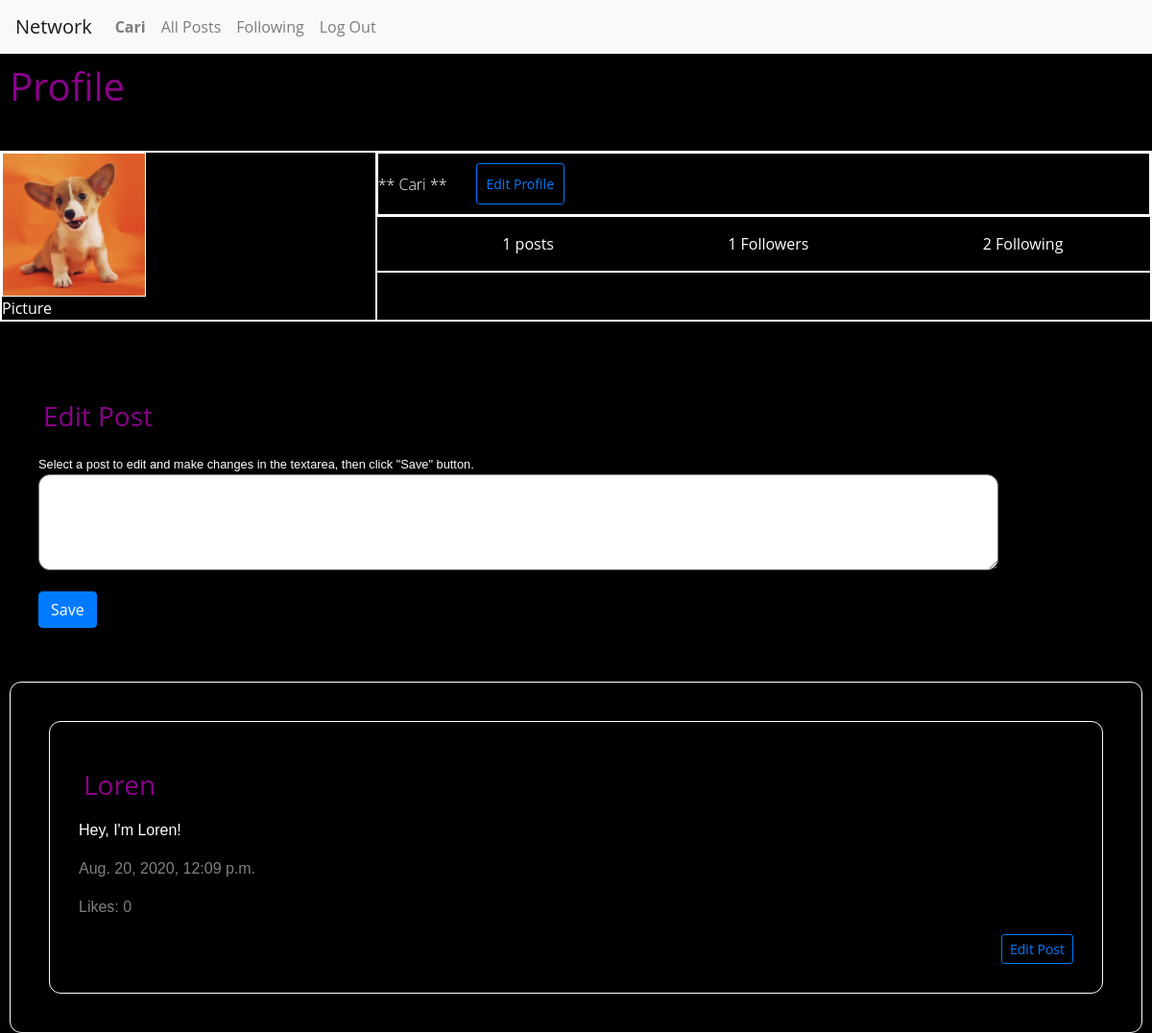
The app's page /profile/Loren (signed in), older data.
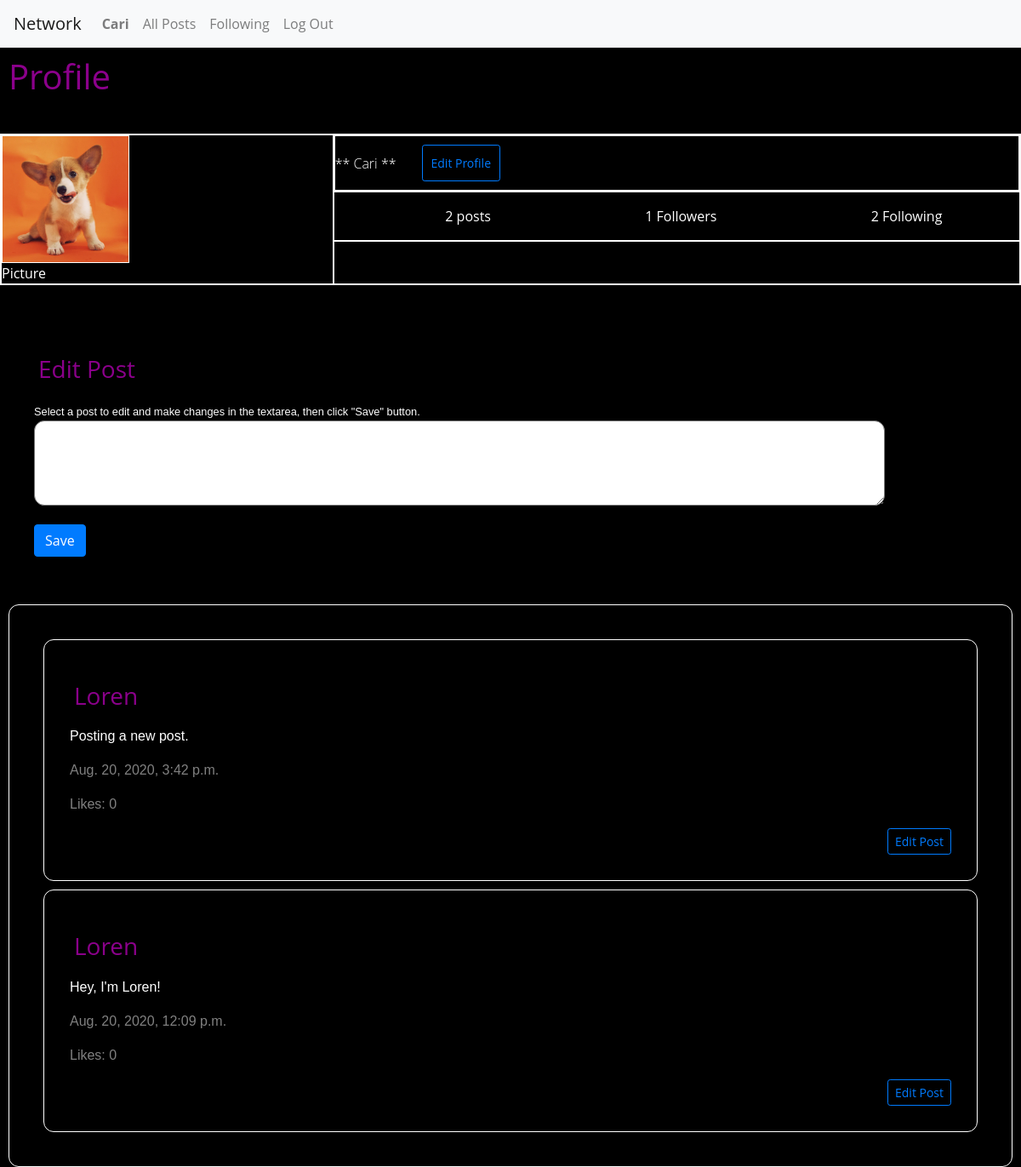
The same page, newer data.
### network/models.py (models this page shows, shortened)
class User(AbstractUser):
    pass

class Post(models.Model):
    username = models.ForeignKey(
        "User", default=1, on_delete=models.CASCADE, related_name="posts")
    content = models.TextField(blank=True)
    timestamp = models.DateTimeField(auto_now_add=True)
    likes = models.ManyToManyField(
        'User', default=None, blank=True, related_name='likes')

### network/views.py (the view)
# urls.py: path("profile/<str:username>", views.profile, name="profile"),
def profile(request, username):
    all_post = Post.objects.order_by("-timestamp").all()
    user = request.user
    profile_user = get_object_or_404(User, username=username)
    posts = Post.objects.filter(
        username=profile_user).order_by("-timestamp").all()
    post_list = len(posts)
    followers = Follow.objects.filter(follower=profile_user)
    followers_list = len(followers)
    following = Follow.objects.filter(following=profile_user)
    following_list = len(following)
    follows = Follow.objects.filter(
        following=user, follower=profile_user)
    return render(request, "network/profile.html", {
        "user": user,
        "userPost": posts,
        "followers": followers_list,
        "following": following_list,
        "posts_list": post_list,
        "follows": follows
    })

### network/templates/network/profile.html (shortened to what this page needs)
{% extends "network/layout.html" %}
{% load static %}
{% block body %}
    <h1 id="titleLink">Profile</h1>
    <hr>
     <header class="vtbgv">
     <div class="XjzKX">
     <img class="_4dMfM" src="{% static 'network/dog_2.png' %}">
     <span class="g47SY">Picture</span></div>
     <section class="zwlfE">
     <div class="nZSzR">
     <h2 class="_7UhW9  fKFbl  yUEEX  KV-D4  fDxYl">** {{ user }} **</h2>
     <div class="QzzMF Igw0E IwRSH eGOV_ ui_ht bPdm3">
     <button class="btn btn-sm btn-outline-primary" id="edit_profile">Edit Profile</button>
     </div>
     </div>
     <div class="nZSzR"></div>
     <ul class="k9GMp">
     <li class="Y8-fY">
     <span class="-nal3">
     <span class="g47SY">{{ posts_list }}</span>
      posts
     </span>
     </li>
     <li class="Y8-fY">
     <span class="-nal3">
     <span class="g47SY">{{ followers }}</span>
      Followers
     </span>
     </li>
     <li class="Y8-fY">
     <span class="-nal3">
     <span class="g47SY">{{ following }}</span>
      Following
     </span>
     </li>
     </ul>
     <div class="-vDIg"></div>
     </section>
     </header>
     <hr>
     <div class="compose-edit">
      <h3 id="titlePage"> Edit Post </h3>
      <small class="inputText">Select a post to edit and make changes in the textarea, then click "Save" button.</small>
        <form id="post-form" class="form-group" method="POST">
        <textarea id="content" class="form-group" type="text" name="content"></textarea>
        <br>
        <input id="post-button" type="submit" class="btn btn-primary" value="Save" name="save"/>
        </form>
     </div>
     <div id="post-view">
        <div id="post-table">
     {% for post in userPost %}
        <div class="compose-post" data-id="{{ post.id }}
        ">
            <h3 id="titlePage">{{ post.username }}</h3>
            <p class="inputText">{{ post.content }}</p>
            <p class="timeInfo">{{ post.timestamp }}</p>
            <p class="timeInfo"> Likes: 0 </p>
            <div class="follow_profile">
                <button class="btn btn-sm btn-outline-primary" id="edit_post" class="follow_profile" onclick="edit_post({{ post.id }})">Edit Post</button>
            </div>
        </div>
     {% endfor %}
      </div>
    </div>
{% endblock %}

### network/templates/network/layout.html (shortened to what this page needs)
{% load static %}
<!DOCTYPE html>
<html lang="en">
    <head>
        <link rel="stylesheet" href="https://stackpath.bootstrapcdn.com/bootstrap/4.4.1/css/bootstrap.min.css">
        <link href="{% static 'network/styles.css' %}" rel="stylesheet">
    </head>
    <body>
        <nav class="navbar navbar-expand-lg navbar-light bg-light">
            <a class="navbar-brand" href="{% url 'index' %}">Network</a>
            <div>
              <ul class="navbar-nav mr-auto">
                {% if user.is_authenticated %}
                    <li class="nav-item">
                        <a class="nav-link" href="{% url 'profile' user.username %}"><strong>{{ user.username }}</strong></a>
                    </li>
                {% endif %}
                <li class="nav-item">
                  <a class="nav-link" href="{% url 'posts' %}" id='all_post'>All Posts</a>
                </li>
                {% if user.is_authenticated %}
                    <li class="nav-item">
                        <a class="nav-link" href="{% url 'following' user.username %}" id='follow'>Following</a>
                    </li>
                    <li class="nav-item">
                        <a class="nav-link" href="{% url 'logout' %}">Log Out</a>
                    </li>
                {% endif %}
              </ul>
            </div>
          </nav>
        <div class="body">
            {% block body %}
            {% endblock %}
        </div>
    </body>
</html>

### network/static/network/styles.css (style rules this page uses)
* { box-sizing: border-box; }
body { font-family: "Open Sans", arial, sans-serif; margin: 10; height: 100vh; width: 100vw; color: #8b008b; background: #000000; }
textarea { min-height: 100px; min-width: 1000px; border-radius: 12px; }
h3 { margin: 0.5em 0; }
img { display: flex; align-items: center; justify-content: center; flex-direction: center; }
#titleLink { width: 100%; display: flex; align-items: flex-start; justify-content: left; padding: 10px; }
#titlePage { width: 100%; display: flex; align-items: flex-start; justify-content: left; padding: 5px; }
#post-view { padding: 30px; margin: 10px; border: 1px solid white; border-radius: 12px; clear: both; border-collapse: separate; }
#edit_profile { padding: 10px; margin: 10px; }
.follow_profile { display: flex; align-items: flex-end; justify-content: flex-end; flex-direction: row; }
.compose-post { padding: 30px; margin: 10px; border: 1px solid white; border-radius: 12px; clear: both; vertical-align: inherit; border-collapse: separate; }
.inputText { color: white; font-family: Verdana, Geneva, Tahoma, sans-serif; }
.timeInfo { color: grey; font-family: Verdana, Geneva, Tahoma, sans-serif; }
.compose-edit { padding: 30px; margin: 10px; border-radius: 12px; clear: both; vertical-align: inherit; border-collapse: separate; }
.vtbgv { margin-bottom: 44px; flex-direction: row; align-items: stretch; display: flex; border: 1px solid white; box-sizing: border-box; flex-shrink: 0; margin: 0; position: relative; }
.XjzKX { flex-basis: 0; flex-grow: 1; margin-right: 30px; flex-shrink: 0; align-items: stretch; border: 1px solid white; box-sizing: border-box; display: flex; flex-direction: column; margin: 0; padding: 0; position: relative; vertical-align: baseline; }
.zwlfE { flex-basis: 30px; flex-grow: 2; flex-shrink: 1; min-width: 0; align-items: stretch; border: 1px solid white; box-sizing: border-box; display: flex; flex-direction: column; margin: 0; padding: 0; position: relative; vertical-align: baseline; }
.nZSzR { margin-bottom: 20px; align-items: center; flex-direction: row; flex-shrink: 1; min-width: 0; border: 1px solid white; box-sizing: border-box; display: flex; margin: 0; padding: 0; position: relative; vertical-align: baseline; }
.k9GMp { margin-bottom: 20px; display: flex; flex-direction: row; justify-content: space-around; list-style: none; margin: 0; padding: 0; border: 0; font: inherit; vertical-align: baseline; margin-inline-start: 0px; margin-inline-end: 0px; margin-block-start: 1em; margin-block-end: 1em; padding-inline-start: 40px; }
.-vDIg { font-size: 16px; line-height: 24px; display: block; align-items: stretch; border: 1px solid white; box-sizing: border-box; flex-direction: column; flex-shrink: 0; margin: 0; padding: 0; position: relative; }
.Y8-fY { margin-left: 10px; font-size: 16px; margin-right: 40px; margin: 0; padding: 10; border: 0; font: inherit; vertical-align: baseline; display: list-item; }
.-nal3 { color: white; margin: 0; padding: 0; border: 0; font: inherit; vertical-align: baseline; }
.g47SY { color: white; font-weight: 600; margin: 0; padding: 10; border: 0; font: inherit; vertical-align: baseline; }
._4dMfM { height: 150px; width: 150px; display: block; margin-left: auto; margin-right: auto; align-items: stretch; border: 1px solid white; box-sizing: border-box; flex-direction: column; flex-shrink: 0; margin: 0; padding: 0; position: relative; }
._7UhW9 { margin-block-start: 0.93em; margin-block-end: 0.83em; margin-inline-start: 10px; margin-inline-end: 0px; }
.fKFbl { font-size: 28px; line-height: 32px; margin: -5px 0 -6px; padding: 10; border: 0; font: inherit; vertical-align: baseline; }
.yUEEX { font-weight: 300; }
.KV-D4 { color: white; }
.fDxYl { display: block; overflow: hidden; text-overflow: ellipsis; white-space: nowrap; }
.QzzMF { display: block; }
.Igw0E { align-content: stretch; }
.IwRSH { align-items: stretch; }
.eGOV_ { justify-content: flex-start; }
.ui_ht { flex: 0 1 auto; }
.bPdm3 { margin-left: 20px; }

Row changes from the older to the newer data that the page shows:
added Post: username "Loren", content "Posting a new post.", timestamp "Aug. 20, 2020, 3:42 p.m."
Text that changed along with them:
{{ posts_list }}: "1" → "2"
